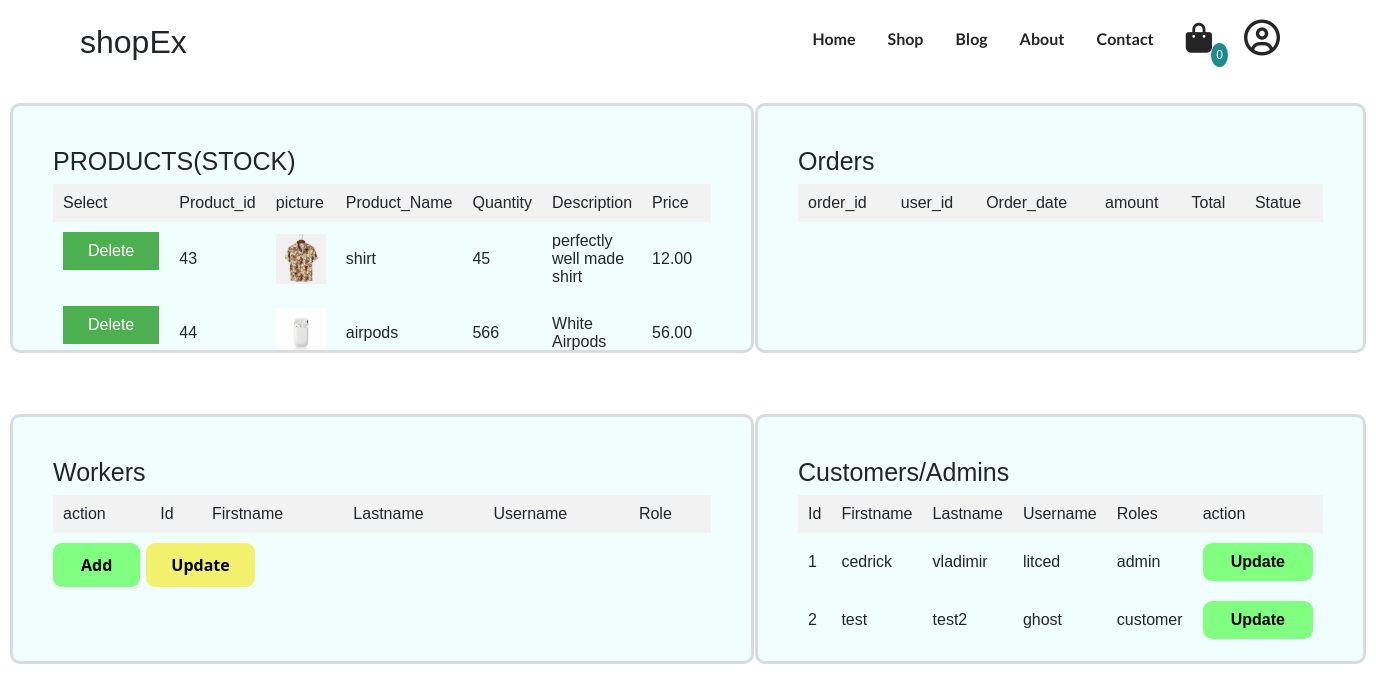
Screenshot of /backend/adminBoards.php (signed in) with the database file from the repository.
### tables this page shows
CREATE TABLE `products` (
  `idp` int NOT NULL,
  `pname` varchar(100) DEFAULT NULL,
  `price` decimal(10,2) DEFAULT NULL,
  `quantity` int DEFAULT NULL,
  `pictures` varchar(555) DEFAULT NULL,
  `descriptions` varchar(200) NOT NULL
);

CREATE TABLE `users` (
  `id` int NOT NULL,
  `firstname` varchar(100) DEFAULT NULL,
  `lastname` varchar(100) DEFAULT NULL,
  `username` varchar(100) DEFAULT NULL,
  `passwords` varchar(100) DEFAULT NULL,
  `roles` varchar(255) DEFAULT NULL
);

### backend/adminBoards.php (the view, shortened to what this page needs)
<?php
include "../view/includes/header.php";
include_once "../src/config/instance.php";
$connector = $connection->conn();
$ssm = $connector->prepare("SELECT * FROM products");
$ssm->execute();
$zzm = $connector->prepare("SELECT * FROM users");
$zzm->execute();
?>
<section class="dashboardadmin">
  <section class="adminProduct">
    <div class="theadminproducts">
      <h1>PRODUCTS(STOCK)</h1>
      <table id="tableproduct">
        <thead>
          <tr>
            <td>Select</td>
            <td>Product_id</td>
            <td>picture</td>
            <td>Product_Name</td>
            <td>Quantity</td>
            <td>Description</td>
            <td>Price</td>
          </tr>
        </thead>
        <tbody>
          <?php foreach ($ssm as $fetch) : ?>
            <tr>
              <td>
                <form method="post" id="workerremover">
                  <button name="inforemover" class="removeproduct" href="<?php echo $fetch["idp"]; ?>">Delete</button>
                </form>
              </td>
              <td><?= $fetch["idp"] ?></td>
              <td><img src="../products/<?= $fetch["pictures"] ?>" height="50px" width="50px"></td>
              <td><?= $fetch["pname"] ?></td>
              <td><?= $fetch["quantity"] ?></td>
              <td><?= $fetch["descriptions"] ?></td>
              <td><?= $fetch["price"] ?></td>
            </tr>
          <?php endforeach; ?>
        </tbody>
      </table>
    </div>
  </section>
  <section class="adminProduct">
    <div class="theadminproducts">
      <h1>Orders</h1>
      <table>
        <thead>
          <tr>
            <td>order_id</td>
            <td>user_id</td>
            <td>Order_date</td>
            <td>amount </td>
            <td>Total</td>
            <td>Statue</td>
          </tr>
        </thead>
      </table>
    </div>
  </section>
  <section class="adminProduct">
    <div class="theadminproducts">
      <h1>Workers</h1>
      <table id="tableuser">
        <thead>
          <tr>
            <td>action</td>
            <td>Id</td>
            <td>Firstname</td>
            <td>Lastname</td>
            <td>Username</td>
            <td>Role</td>
          </tr>
        </thead>
      </table>
      <div class="productbuttons">
        <button onclick="OpenModalworker()">Add</button>
        <button>Update</button>
      </div>
    </div>
  </section>
  <section class="adminProduct">
    <div class="theadminproducts">
      <h1>Customers/Admins</h1>
      <table>
        <thead>
          <tr>
            <td>Id</td>
            <td>Firstname</td>
            <td>Lastname</td>
            <td>Username</td>
            <td>Roles</td>
            <td>action</td>
          </tr>
        </thead>
        <tbody>
          <?php foreach ($zzm as $fetch) : ?>
            <tr>
              <td><?= $fetch["id"]; ?></td>
              <td><?= $fetch["firstname"]; ?></td>
              <td><?= $fetch["lastname"]; ?></td>
              <td><?= $fetch["username"]; ?></td>
              <td><?= $fetch["roles"]; ?></td>
              <td>
                <div class="productbuttons">
                  <button class="update_button" onclick="OpenUpdateModal()">Update</button>
                </div>
              </td>
            </tr>
          <?php endforeach; ?>
        </tbody>
      </table>
    </div>
  </section>
</section>
</html>

### public/css/includes.css (style rules this page uses)
body { width: 100%; margin: 0; overflow-x: hidden; }
.dashboardadmin { display: grid; grid-template-columns: repeat(2, 1fr); grid-template-rows: repeat(2, 0.8fr); grid-gap: 31px; gap: 1px; padding: 10px; height: 80vh; width: 100%; }
.theadminproducts { background-color: rgba(225, 253, 253, 0.5); padding: 40px; border: 3px solid rgba(180, 180, 180, 0.438); border-radius: 10px; height: 250px; overflow-y: auto; display: block; }
.dashboardadmin .theadminproducts h1 { font-family: Verdana, Geneva, Tahoma, sans-serif; font-size: 25px; }
table { width: 100%; border-collapse: collapse; margin-bottom: 10px; }
thead { background-color: #f2f2f2; font-family: Verdana, Geneva, Tahoma, sans-serif; font-weight: 500; overflow: auto; }
th, td { border: 1px solid #ddd; padding: 10px; text-align: left; font-family: Verdana, Geneva, Tahoma, sans-serif; }
button { background-color: #4caf50; color: white; padding: 10px 25px; border: none; cursor: pointer; border-radius: 4px; }
.productbuttons { display: flex; gap: 6px; }
.productbuttons button:nth-child(1) { background-color: rgb(128, 255, 128); color: black; padding: 10px 28px; font-weight: bold; border-radius: 9px; transition: 0.2s ease-in-out; }
.productbuttons button:nth-child(2) { background-color: rgb(241, 241, 110); color: black; font-weight: bold; border-radius: 9px; transition: 0.2s ease-in-out; }

### rows the page displays
products: idp "43", pictures (picture), pname "shirt", quantity "45", descriptions "perfectly well made shirt", price "12.00"
products: idp "44", pictures (picture), pname "airpods", quantity "566", descriptions "White Airpods", price "56.00"
users: id "1", firstname "cedrick", lastname "vladimir", username "litced", roles "admin"
users: id "2", firstname "test", lastname "test2", username "ghost", roles "customer"

### other values shown
$count "0"
